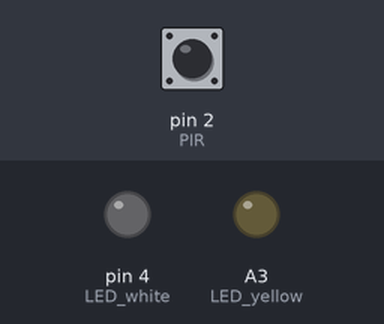
The sketch below on a simulated Arduino Nano, built with avr-gcc and run on an emulated ATmega328P. On the bench: output pins drawn as LEDs (lit = HIGH). The inputs (shaded band) are chosen by the test bench; at power-on: pin 2 (PIR) LOW. No radio packets arrive unless stated.

Above: at 1.2 s.
1.3 s: pin 2 (PIR) pulsed HIGH 2 times (0.12 s each, 0.3 s apart)
At 1.45 s:
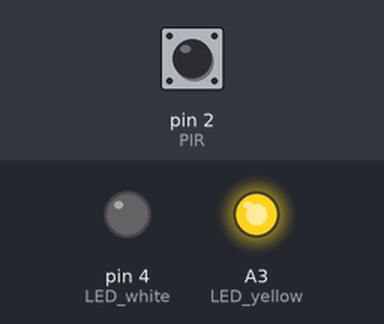
At 11.39 s:
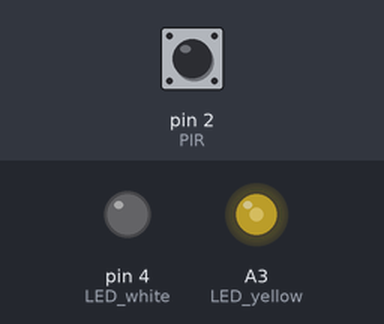
Timing chart, 0 to 12.8 s (numbered marks = the images above; inputs shaded):
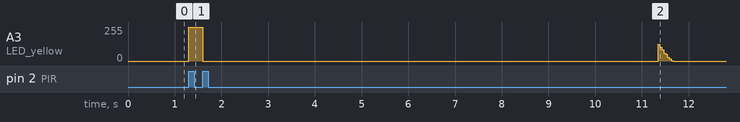

The sketch:

Spotter24_v1.ino
```cpp
/*Spotter24 on green breadboard
 *
 * Yellow LED on A3
 * White LED on D4
 * PIR on Pin2
 *
 * to do: Install Library RF24, if you cant get both module to
 * communicate, load the example getting started from
 * RF24 Library
 *
 * The spotter should detect an motion via PIR sensor (already implemented
 * and send a message to node. the message should imply "I sensed movement, do I need to activate alarm?
 * then the node should change its state from listening to sending and respond via a message if there is
 * an authentification (auth = True or False).
 * The authentification in the nano should be done via a toggling
 * variable based on the pushbutton
 * If Pushbutton was pushed, then auth= True, if pushed again auth = false
 *
 * The main goal of the sketch should be to change the node from listening mode to transmitting mode if certain message
 * (for example certain code) is received) and the so on back and forth from node to spotter
 *
 * for example:
 *
 * Spotter senses through PIR sensor and transmits code meaning "i sensed something, do you have authentification?
 * Node receives Code from Spotter and sends another code either meaning, authentificatiobn = true or false
 * Spotter receives code from node with Authentification information and lights another LED.
 *
 *
 * You have 2 and 3 LED to show the current state, for example:
 *
 * Spotter activates yellow LED if PIRstate = high
 * and White LED if PIR high and authentification = True
 *
 * Nano activates blue LED if message from Spotter received,
 * yellow if auth state is true and white if motion detection received from spotter if there was no authentification
 *
 * if auth = 0 (false) the "alarm LED" should be ON.
 *
 *
 *
 *
 *
 *
 */


// Version 0 merges Spotter & RF_Transmitter_simple_v2
// Version v0 works with RF_Receiver_simple_v2

#include "Timer.h"
#include <avr/interrupt.h>
#include <SPI.h>
#include <nRF24L01.h>
#include <RF24.h>

RF24 radio(7, 8); // CE, CSN
Timer t;

const byte address[6] = "00001";
const int LED_yellow = A3;
const int LED_white = 4;
const int PIR = 2;
volatile int PIRstate = 0;
const long AlarmOnTime = 5000;


void setup()
{
  Serial.begin(57600);
  radio.begin();
  radio.openWritingPipe(address);
  radio.setPALevel(RF24_PA_MAX);
  radio.stopListening();
  pinMode(LED_yellow, OUTPUT);
  pinMode(LED_white, OUTPUT);
  attachInterrupt(digitalPinToInterrupt(PIR),motionDetector,RISING);
}

void loop()
{
  t.update();
  if(PIRstate == 1)
  {
    transmission();
  }
  else
  {
   digitalWrite(LED_yellow,LOW);
  }
}

void transmission()
{
  t.pulse(LED_yellow, AlarmOnTime,HIGH);
  t.after(AlarmOnTime,lightsOff);
  // here it goes the transmission
  const char text[5] = "4517";
  radio.write(&text, sizeof(text));
}

void motionDetector()
{
  PIRstate = !PIRstate;
}

void lightsOff()
{
  PIRstate = 0;
}
```
